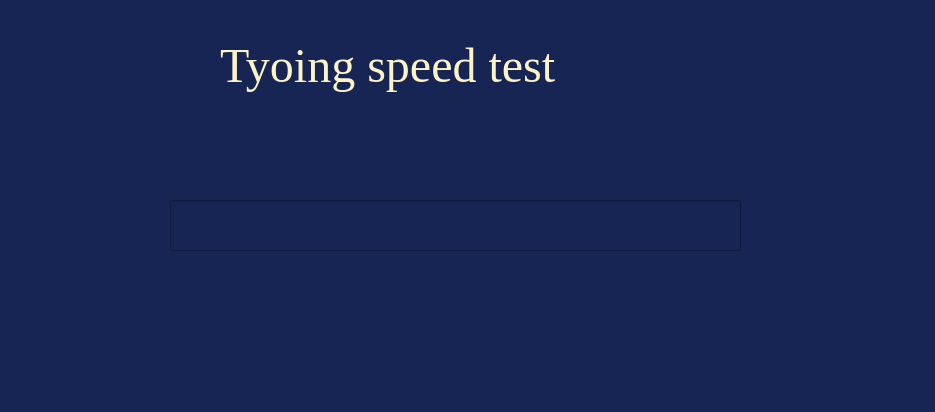
<?xml version="1.0" encoding="UTF-8"?>
<ui version="4.0">
 <class>MainWindow</class>
 <widget class="QMainWindow" name="MainWindow">
  <property name="geometry">
   <rect>
    <x>0</x>
    <y>0</y>
    <width>935</width>
    <height>412</height>
   </rect>
  </property>
  <property name="windowTitle">
   <string>Tyoing speed test</string>
  </property>
  <property name="styleSheet">
   <string notr="true">background:#172554</string>
  </property>
  <widget class="QWidget" name="centralwidget">
   <widget class="QLabel" name="title_lbl">
    <property name="geometry">
     <rect>
      <x>220</x>
      <y>30</y>
      <width>551</width>
      <height>71</height>
     </rect>
    </property>
    <property name="font">
     <font>
      <family>Times New Roman</family>
      <pointsize>36</pointsize>
     </font>
    </property>
    <property name="styleSheet">
     <string notr="true">color:#fef3c7</string>
    </property>
    <property name="text">
     <string>Tyoing speed test</string>
    </property>
   </widget>
   <widget class="QLabel" name="text_lbl">
    <property name="geometry">
     <rect>
      <x>180</x>
      <y>110</y>
      <width>551</width>
      <height>61</height>
     </rect>
    </property>
    <property name="font">
     <font>
      <family>Times New Roman</family>
      <pointsize>14</pointsize>
      <weight>75</weight>
      <bold>true</bold>
     </font>
    </property>
    <property name="styleSheet">
     <string notr="true">color:white</string>
    </property>
    <property name="text">
     <string/>
    </property>
   </widget>
   <widget class="QLabel" name="time_lbl">
    <property name="geometry">
     <rect>
      <x>180</x>
      <y>275</y>
      <width>111</width>
      <height>41</height>
     </rect>
    </property>
    <property name="font">
     <font>
      <family>Times New Roman</family>
      <pointsize>14</pointsize>
     </font>
    </property>
    <property name="styleSheet">
     <string notr="true">color:#db2777</string>
    </property>
    <property name="text">
     <string/>
    </property>
   </widget>
   <widget class="QLabel" name="accuracy_lbl">
    <property name="geometry">
     <rect>
      <x>390</x>
      <y>280</y>
      <width>171</width>
      <height>31</height>
     </rect>
    </property>
    <property name="font">
     <font>
      <family>Times New Roman</family>
      <pointsize>14</pointsize>
     </font>
    </property>
    <property name="styleSheet">
     <string notr="true">color:#db2777</string>
    </property>
    <property name="text">
     <string/>
    </property>
   </widget>
   <widget class="QLabel" name="wpm_lbl">
    <property name="geometry">
     <rect>
      <x>630</x>
      <y>275</y>
      <width>101</width>
      <height>41</height>
     </rect>
    </property>
    <property name="font">
     <font>
      <family>Times New Roman</family>
      <pointsize>14</pointsize>
     </font>
    </property>
    <property name="styleSheet">
     <string notr="true">color:#db2777</string>
    </property>
    <property name="text">
     <string/>
    </property>
   </widget>
   <widget class="QLineEdit" name="textinput">
    <property name="geometry">
     <rect>
      <x>170</x>
      <y>200</y>
      <width>571</width>
      <height>51</height>
     </rect>
    </property>
    <property name="font">
     <font>
      <family>Times New Roman</family>
      <pointsize>14</pointsize>
     </font>
    </property>
    <property name="styleSheet">
     <string notr="true">color:white</string>
    </property>
   </widget>
  </widget>
  <widget class="QMenuBar" name="menubar">
   <property name="geometry">
    <rect>
     <x>0</x>
     <y>0</y>
     <width>935</width>
     <height>26</height>
    </rect>
   </property>
  </widget>
  <widget class="QStatusBar" name="statusbar"/>
 </widget>
 <resources/>
 <connections/>
</ui>
